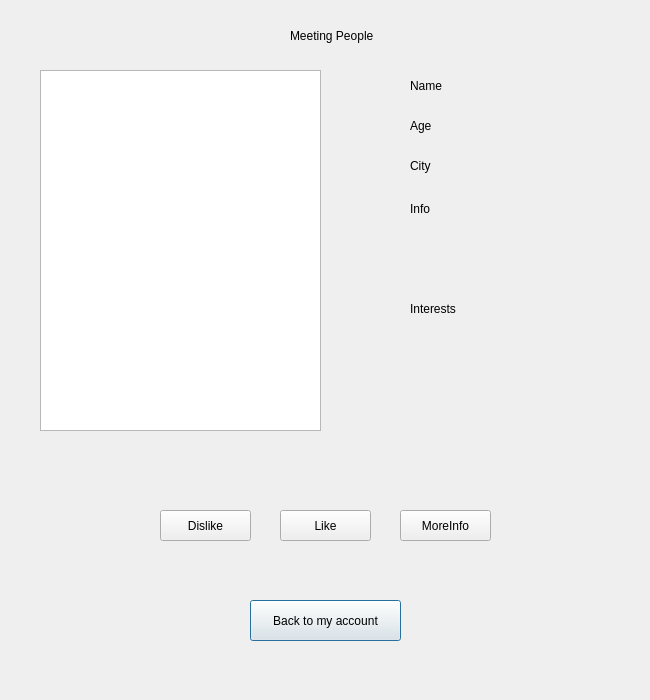
<?xml version="1.0" encoding="UTF-8"?>
<ui version="4.0">
 <class>MeetingPage</class>
 <widget class="QDialog" name="MeetingPage">
  <property name="geometry">
   <rect>
    <x>0</x>
    <y>0</y>
    <width>650</width>
    <height>700</height>
   </rect>
  </property>
  <property name="windowTitle">
   <string>Dialog</string>
  </property>
  <widget class="QLabel" name="MeetingPeople">
   <property name="geometry">
    <rect>
     <x>290</x>
     <y>10</y>
     <width>151</width>
     <height>51</height>
    </rect>
   </property>
   <property name="text">
    <string>Meeting People</string>
   </property>
  </widget>
  <widget class="QPushButton" name="BactToAcc">
   <property name="geometry">
    <rect>
     <x>250</x>
     <y>600</y>
     <width>151</width>
     <height>41</height>
    </rect>
   </property>
   <property name="text">
    <string>Back to my account</string>
   </property>
  </widget>
  <widget class="QGraphicsView" name="PhotoOfStranger">
   <property name="geometry">
    <rect>
     <x>40</x>
     <y>70</y>
     <width>281</width>
     <height>361</height>
    </rect>
   </property>
  </widget>
  <widget class="QPushButton" name="Dislike">
   <property name="geometry">
    <rect>
     <x>160</x>
     <y>510</y>
     <width>91</width>
     <height>31</height>
    </rect>
   </property>
   <property name="text">
    <string>Dislike</string>
   </property>
  </widget>
  <widget class="QPushButton" name="Like">
   <property name="geometry">
    <rect>
     <x>280</x>
     <y>510</y>
     <width>91</width>
     <height>31</height>
    </rect>
   </property>
   <property name="text">
    <string>Like</string>
   </property>
  </widget>
  <widget class="QWidget" name="layoutWidget">
   <property name="geometry">
    <rect>
     <x>410</x>
     <y>190</y>
     <width>151</width>
     <height>81</height>
    </rect>
   </property>
   <layout class="QVBoxLayout" name="verticalLayout">
    <item>
     <widget class="QLabel" name="Info">
      <property name="text">
       <string>Info</string>
      </property>
     </widget>
    </item>
    <item>
     <widget class="QLabel" name="info">
      <property name="text">
       <string>&lt;info&gt;</string>
      </property>
     </widget>
    </item>
   </layout>
  </widget>
  <widget class="QWidget" name="layoutWidget_2">
   <property name="geometry">
    <rect>
     <x>410</x>
     <y>150</y>
     <width>151</width>
     <height>31</height>
    </rect>
   </property>
   <layout class="QHBoxLayout" name="horizontalLayout_2">
    <item>
     <widget class="QLabel" name="City">
      <property name="text">
       <string>City</string>
      </property>
     </widget>
    </item>
    <item>
     <widget class="QLabel" name="city">
      <property name="text">
       <string>&lt;city&gt;</string>
      </property>
     </widget>
    </item>
   </layout>
  </widget>
  <widget class="QPushButton" name="MoreInfo">
   <property name="geometry">
    <rect>
     <x>400</x>
     <y>510</y>
     <width>91</width>
     <height>31</height>
    </rect>
   </property>
   <property name="text">
    <string>MoreInfo</string>
   </property>
  </widget>
  <widget class="QWidget" name="layoutWidget">
   <property name="geometry">
    <rect>
     <x>410</x>
     <y>70</y>
     <width>151</width>
     <height>31</height>
    </rect>
   </property>
   <layout class="QHBoxLayout" name="horizontalLayout">
    <item>
     <widget class="QLabel" name="Name">
      <property name="text">
       <string>Name</string>
      </property>
     </widget>
    </item>
    <item>
     <widget class="QLabel" name="name">
      <property name="text">
       <string>&lt;name&gt;</string>
      </property>
     </widget>
    </item>
   </layout>
  </widget>
  <widget class="QWidget" name="layoutWidget">
   <property name="geometry">
    <rect>
     <x>410</x>
     <y>280</y>
     <width>151</width>
     <height>121</height>
    </rect>
   </property>
   <layout class="QVBoxLayout" name="verticalLayout_2">
    <item>
     <widget class="QLabel" name="Interests">
      <property name="text">
       <string>Interests</string>
      </property>
     </widget>
    </item>
    <item>
     <widget class="QLabel" name="interests">
      <property name="text">
       <string>&lt;interests&gt;</string>
      </property>
     </widget>
    </item>
   </layout>
  </widget>
  <widget class="QWidget" name="layoutWidget_3">
   <property name="geometry">
    <rect>
     <x>410</x>
     <y>110</y>
     <width>151</width>
     <height>31</height>
    </rect>
   </property>
   <layout class="QHBoxLayout" name="horizontalLayout_3">
    <item>
     <widget class="QLabel" name="City_2">
      <property name="text">
       <string>Age</string>
      </property>
     </widget>
    </item>
    <item>
     <widget class="QLabel" name="age">
      <property name="text">
       <string>&lt;age&gt;</string>
      </property>
     </widget>
    </item>
   </layout>
  </widget>
 </widget>
 <resources/>
 <connections/>
</ui>
